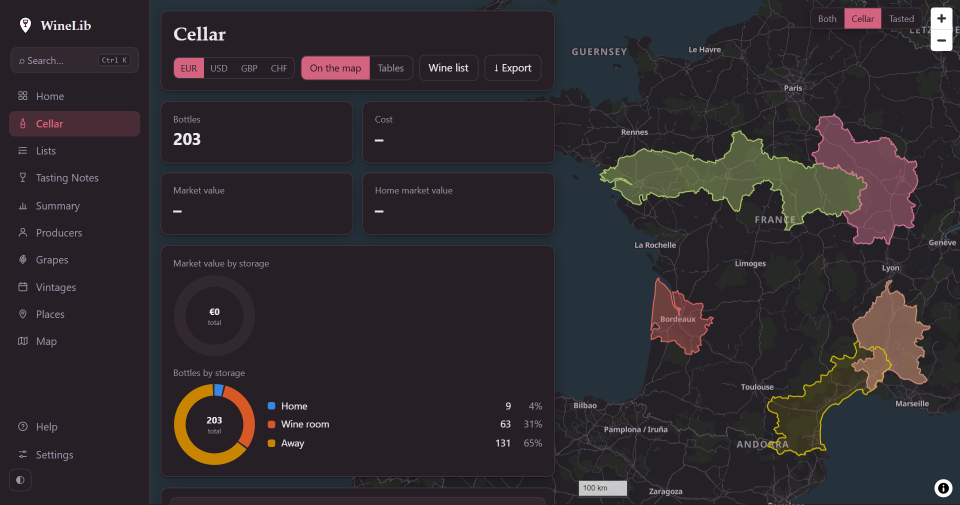
#> input picture screenshots/cellar-dark.png, 1920 x 1010 px, given in place of phone-home.png, which was not available (shown at 1/2 size)
$ python screenshots_compose.py
#> lines starting #> are read from the running program, lines starting #| are printed output that depends on the picture; after the words box and inside, x2 and y2 are one past the last pixel; in counts of white or black regions, pixels touching at a corner belong together
"""The composed pictures of the README and the website, from what app/web/scripts/screenshots.mjs took (in
screenshots/): the three phone shots in their frames (mobile.png), the home page in light and in dark side by side
(themes.png), the walk-through's frames as a GIF (demo.gif), each in light and in dark. Then the raw phone shots and
the frames are removed.

    python scripts/screenshots_compose.py [screenshots]

Needs Pillow (app/api/requirements.txt has it).
"""
import json
import os
import shutil
import sys

from PIL import Image, ImageDraw

ROOT = os.path.dirname(os.path.dirname(os.path.abspath(__file__)))


def phones(folder, dark):
    """Three phones side by side on the page's ground: home, the cellar, a wine."""
#> called with folder = 'screenshots', dark = False
    suffix = "-dark" if dark else ""
    ground = (26, 23, 28) if dark else (247, 244, 242)
    shots = [Image.open(os.path.join(folder, f"phone-{n}{suffix}.png")).convert("RGB") for n in ("home", "cellar", "wine")]
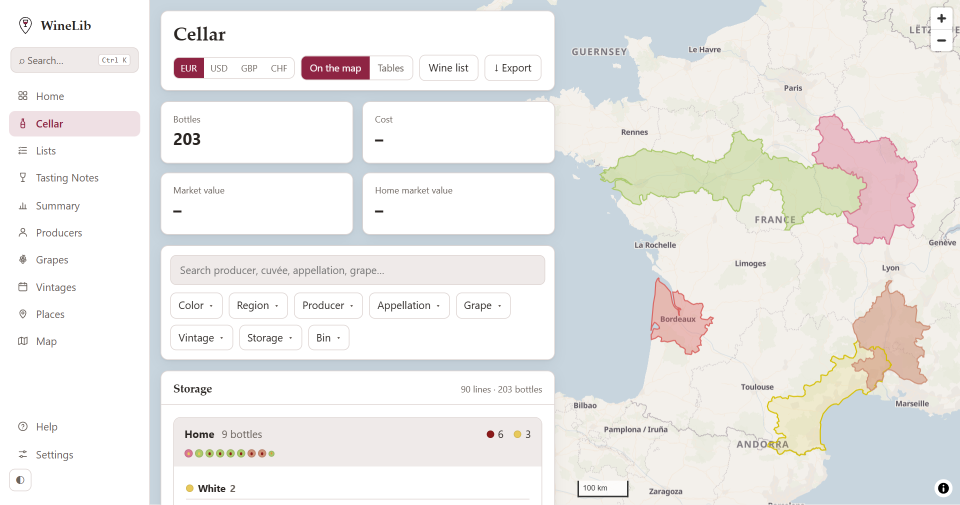
#> input picture screenshots/cellar.png, 1920 x 1010 px, given in place of phone-cellar.png, which was not available (shown at 1/2 size)
    w, h = 530, 1087  # a shot (780 x 1600) scaled into its phone
    bezel, gap, top = 14, 60, 70
    sheet = Image.new("RGB", (1920, h + 2 * bezel + 2 * top), ground)
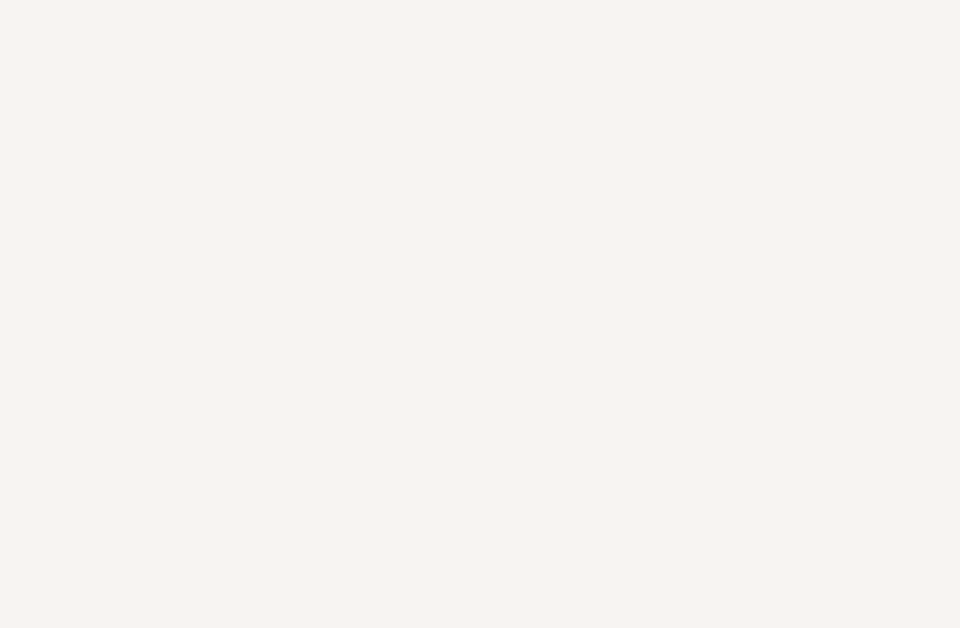
#> sheet: PIL image 1920x1255 RGB (shown at 1/2 size); mean R, G, B 247, 244, 242
    draw = ImageDraw.Draw(sheet)
    x = (1920 - 3 * (w + 2 * bezel) - 2 * gap) // 2
    for shot in shots:
        draw.rounded_rectangle([x, top, x + w + 2 * bezel, top + h + 2 * bezel], radius=54, fill=(12, 12, 14))
        screen = shot.resize((w, h), Image.LANCZOS)
        mask = Image.new("L", (w, h), 0)
        ImageDraw.Draw(mask).rounded_rectangle([0, 0, w, h], radius=42, fill=255)
        sheet.paste(screen, (x + bezel, top + bezel), mask)
        x += w + 2 * bezel + gap
#> this loop made 3 passes
#> x on passes 1 to 3: 681, 1299, 1917
#> pass 1, in phones, `screen = shot.resize((w, h), Image.LANCZOS)`:
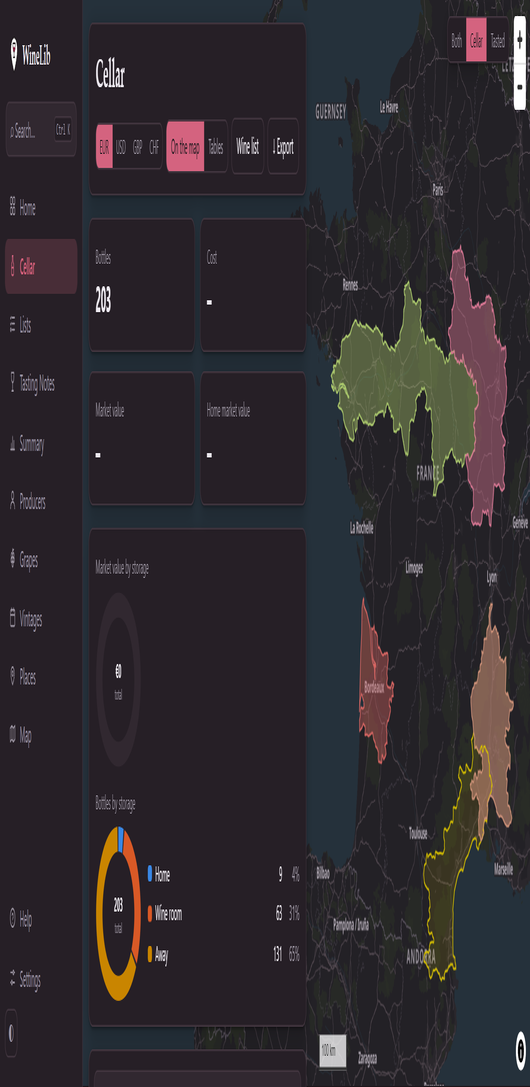
#> screen: PIL image 530x1087 RGB; mean R, G, B 47, 42.2, 46.7
#> pass 2, in phones, `screen = shot.resize((w, h), Image.LANCZOS)`:
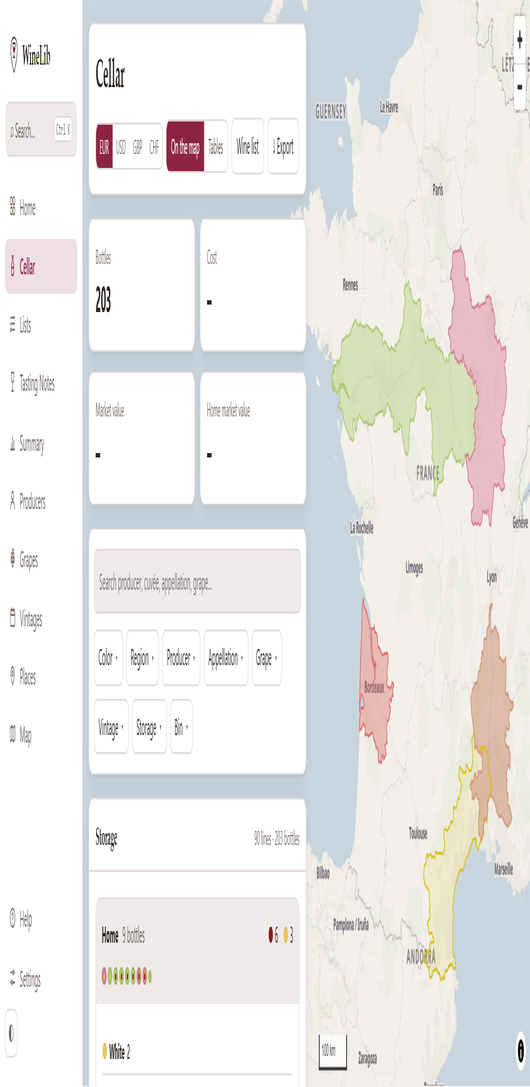
#> screen: PIL image 530x1087 RGB; mean R, G, B 236.3, 235.2, 233.4
#> after the loop:
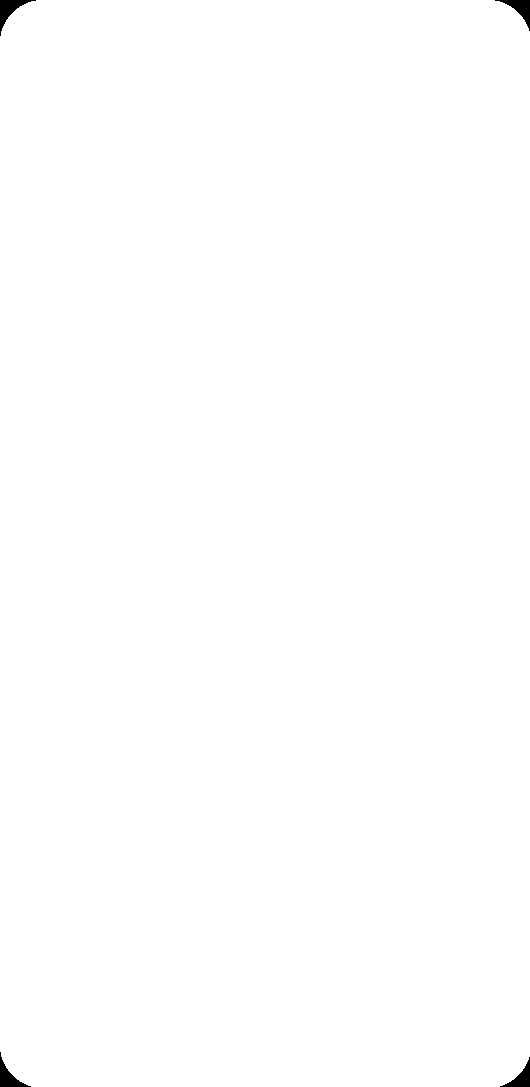
#> mask: PIL image 530x1087 L; 99.8% white; 4 black regions, box (x1, y1, x2, y2) and area: (0, 0, 36, 36) 393, (495, 0, 530, 31) 357, (0, 1052, 31, 1087) 357, (500, 1057, 530, 1087) 322
#> after the loop:
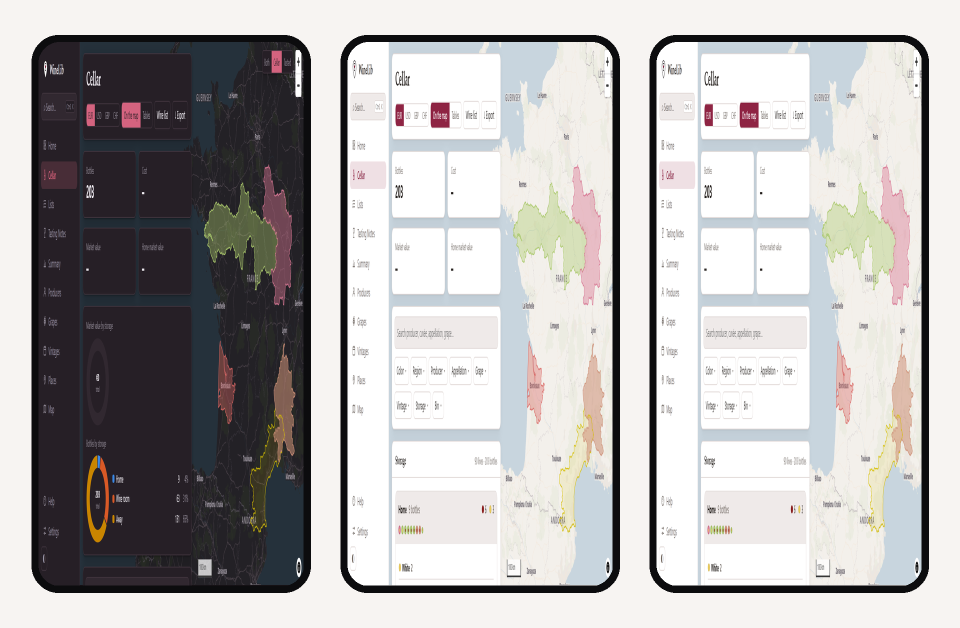
#> sheet: PIL image 1920x1255 RGB (shown at 1/2 size); mean R, G, B 180.6, 178.2, 178.1
#> after the loop, x = 1917
    sheet.save(os.path.join(folder, f"mobile{suffix}.png"), optimize=True)


def themes(folder):
    """The home page in light and in dark, side by side."""
    light, dark = (Image.open(os.path.join(folder, f)).convert("RGB") for f in ("home.png", "home-dark.png"))
    w = 940
    h = round(light.height * w / light.width)
    sheet = Image.new("RGB", (1920, h + 8), (255, 255, 255))
    sheet.paste(light.resize((w, h), Image.LANCZOS), (10, 4))
    sheet.paste(dark.resize((w, h), Image.LANCZOS), (970, 4))
    sheet.save(os.path.join(folder, "themes.png"), optimize=True)


def clip(folder, dark):
    """The walk-through's frames as one GIF, each frame for the time it was given."""
    src = os.path.join(folder, "clip", "dark" if dark else "light")
#> (the run stopped early here; a loop or call above may not have finished)
